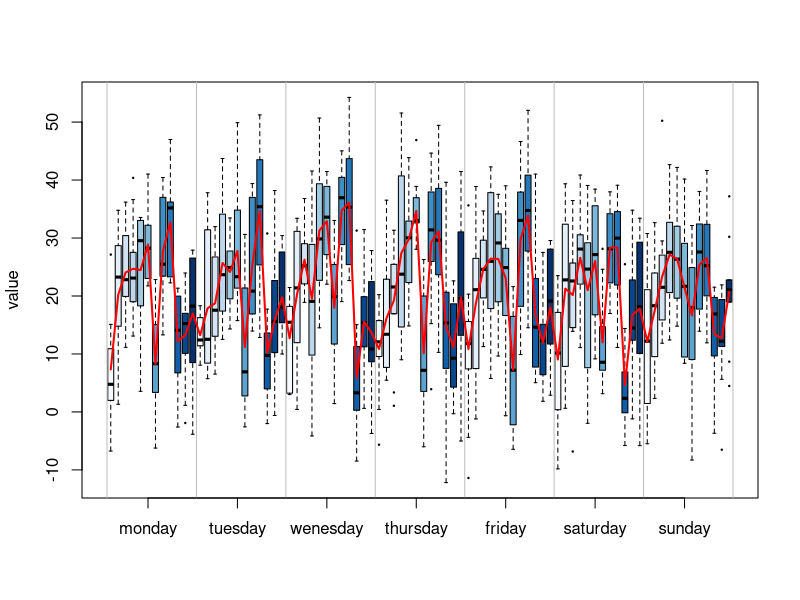

R code for this plot:
# Library
library(RColorBrewer)

# Create Data
days=rep(c("monday","tuesday","wenesday","thursday","friday","saturday","sunday") , each=120)
time=rep (rep( paste(seq(0,22,2),seq(2,24,2),sep="-") , each=10 ) , 7)
value=rep (  rep(seq(0,22,2) , each=10 ) , 7)+rnorm(mean=10, sd=10 , length(time))
data=data.frame(days, time, value)

# Create a color palette
my_colors = brewer.pal(9, "Blues") 
my_colors = colorRampPalette(my_colors)(12)

# Make the boxplot
boxplot(data$value ~ data$time+data$days , xaxt="n" , xlab="" , col=my_colors , pch=20 , cex=0.3 , ylab="value" )
abline(v= seq(0, 12*7, 12) +0.5 , col="grey")
axis(1, labels=unique(days) , at=seq(6,12*7,12) )

# Add general trend
a=aggregate(data$value , by=list(data$time, data$days) , mean)
lines(a[,3], type="l" , col="red" , lwd=2)

